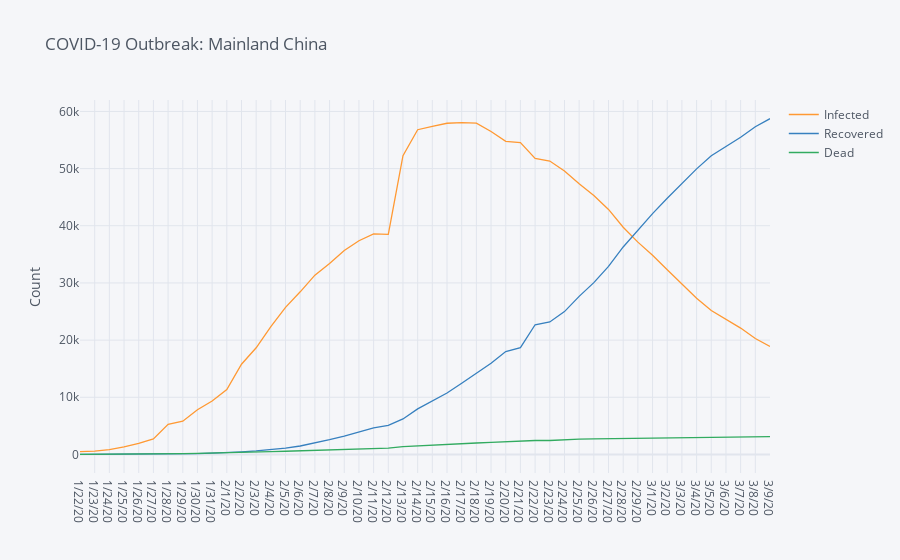
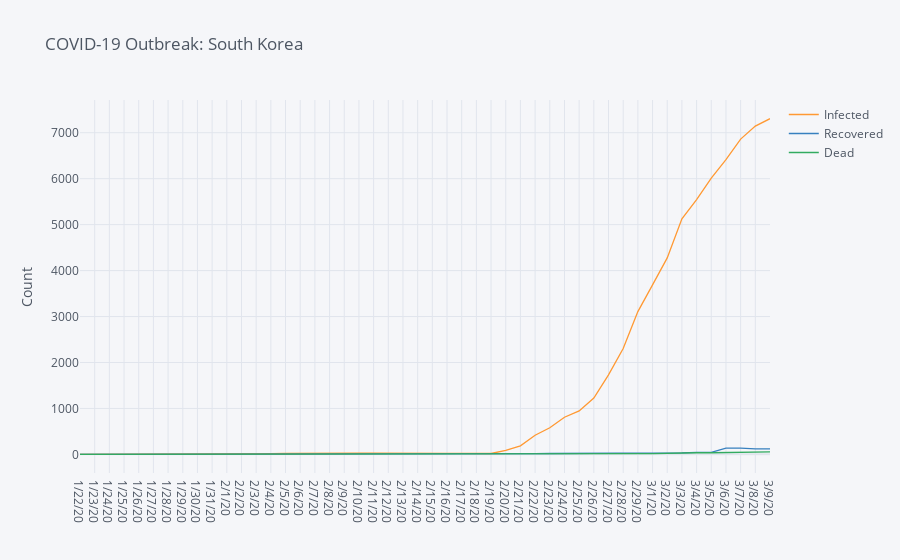
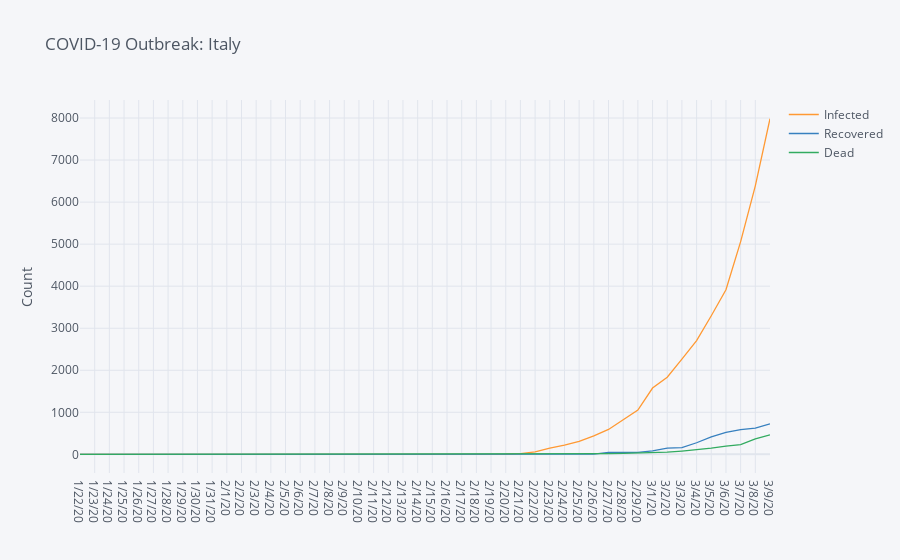
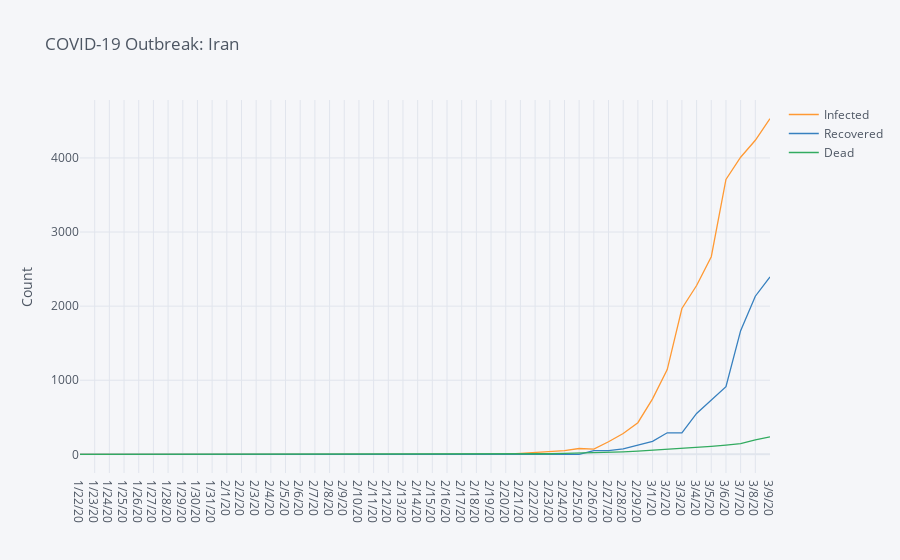

These figures' notebook cell, in order:
### Code cell
for c in list(confirmed.T.sum().sort_values(ascending=False).head(10).index):
    sird_plot(c, pop_prop=False)

### Figure 1 — Plotly figure (JSON) as saved in the notebook; plotly's stock layout.template omitted (floating-point values rounded to 4 significant figures)
{"data": [{"line": {"color": "rgba(255, 153, 51, 1.0)", "dash": "solid", "shape": "linear", "width": 1.3}, "mode": "lines", "name": "Infected", "text": "", "type": "scatter", "x": ["1/22/20", "1/23/20", "1/24/20", "1/25/20", "1/26/20", "1/27/20", "1/28/20", "1/29/20", "1/30/20", "1/31/20", "2/1/20", "2/2/20", "2/3/20", "2/4/20", "2/5/20", "2/6/20", "2/7/20", "2/8/20", "2/9/20", "2/10/20", "2/11/20", "2/12/20", "2/13/20", "2/14/20", "2/15/20", "2/16/20", "2/17/20", "2/18/20", "2/19/20", "2/20/20", "2/21/20", "2/22/20", "2/23/20", "2/24/20", "2/25/20", "2/26/20", "2/27/20", "2/28/20", "2/29/20", "3/1/20", "3/2/20", "3/3/20", "3/4/20", "3/5/20", "3/6/20", "3/7/20", "3/8/20", "3/9/20"], "y": [502, 591, 854, 1318, 1957, 2723, 5262, 5817, 7818, 9356, 11337, 15783, 18654, 22347, 25732, 28445, 31360, 33379, 35668, 37378, 38581, 38504, 52251, 56799, 57391, 57933, 58046, 57938, 56480, 54761, 54543, 51794, 51325, 49569, 47347, 45297, 42856, 39745, 37137, 34838, 32304, 29802, 27335, 25169, 23643, 22104, 20282, 18880]}, {"line": {"color": "rgba(55, 128, 191, 1.0)", "dash": "solid", "shape": "linear", "width": 1.3}, "mode": "lines", "name": "Recovered", "text": "", "type": "scatter", "x": ["1/22/20", "1/23/20", "1/24/20", "1/25/20", "1/26/20", "1/27/20", "1/28/20", "1/29/20", "1/30/20", "1/31/20", "2/1/20", "2/2/20", "2/3/20", "2/4/20", "2/5/20", "2/6/20", "2/7/20", "2/8/20", "2/9/20", "2/10/20", "2/11/20", "2/12/20", "2/13/20", "2/14/20", "2/15/20", "2/16/20", "2/17/20", "2/18/20", "2/19/20", "2/20/20", "2/21/20", "2/22/20", "2/23/20", "2/24/20", "2/25/20", "2/26/20", "2/27/20", "2/28/20", "2/29/20", "3/1/20", "3/2/20", "3/3/20", "3/4/20", "3/5/20", "3/6/20", "3/7/20", "3/8/20", "3/9/20"], "y": [28, 30, 36, 39, 49, 58, 101, 120, 135, 214, 275, 463, 614, 843, 1115, 1476, 1998, 2595, 3218, 3917, 4635, 5079, 6213, 7973, 9294, 10748, 12455, 14199, 15952, 18002, 18693, 22687, 23170, 24990, 27650, 30053, 32898, 36291, 39279, 42118, 44810, 47404, 49955, 52240, 53888, 55478, 57320, 58735]}, {"line": {"color": "rgba(50, 171, 96, 1.0)", "dash": "solid", "shape": "linear", "width": 1.3}, "mode": "lines", "name": "Dead", "text": "", "type": "scatter", "x": ["1/22/20", "1/23/20", "1/24/20", "1/25/20", "1/26/20", "1/27/20", "1/28/20", "1/29/20", "1/30/20", "1/31/20", "2/1/20", "2/2/20", "2/3/20", "2/4/20", "2/5/20", "2/6/20", "2/7/20", "2/8/20", "2/9/20", "2/10/20", "2/11/20", "2/12/20", "2/13/20", "2/14/20", "2/15/20", "2/16/20", "2/17/20", "2/18/20", "2/19/20", "2/20/20", "2/21/20", "2/22/20", "2/23/20", "2/24/20", "2/25/20", "2/26/20", "2/27/20", "2/28/20", "2/29/20", "3/1/20", "3/2/20", "3/3/20", "3/4/20", "3/5/20", "3/6/20", "3/7/20", "3/8/20", "3/9/20"], "y": [17, 18, 26, 42, 56, 82, 131, 133, 171, 213, 259, 361, 425, 490, 562, 632, 717, 804, 904, 1011, 1111, 1116, 1368, 1520, 1662, 1765, 1863, 2002, 2114, 2236, 2236, 2441, 2443, 2593, 2663, 2715, 2744, 2788, 2835, 2870, 2912, 2945, 2981, 3013, 3042, 3070, 3097, 3120]}], "layout": {"legend": {"bgcolor": "#F5F6F9", "font": {"color": "#4D5663"}}, "paper_bgcolor": "#F5F6F9", "plot_bgcolor": "#F5F6F9", "title": {"font": {"color": "#4D5663"}, "text": "COVID-19 Outbreak: Mainland China"}, "xaxis": {"gridcolor": "#E1E5ED", "showgrid": true, "tickfont": {"color": "#4D5663"}, "title": {"font": {"color": "#4D5663"}, "text": ""}, "zerolinecolor": "#E1E5ED"}, "yaxis": {"gridcolor": "#E1E5ED", "showgrid": true, "tickfont": {"color": "#4D5663"}, "title": {"font": {"color": "#4D5663"}, "text": "Count"}, "zerolinecolor": "#E1E5ED"}}}

### Figure 2 — Plotly figure (JSON) as saved in the notebook; plotly's stock layout.template omitted (floating-point values rounded to 4 significant figures)
{"data": [{"line": {"color": "rgba(255, 153, 51, 1.0)", "dash": "solid", "shape": "linear", "width": 1.3}, "mode": "lines", "name": "Infected", "text": "", "type": "scatter", "x": ["1/22/20", "1/23/20", "1/24/20", "1/25/20", "1/26/20", "1/27/20", "1/28/20", "1/29/20", "1/30/20", "1/31/20", "2/1/20", "2/2/20", "2/3/20", "2/4/20", "2/5/20", "2/6/20", "2/7/20", "2/8/20", "2/9/20", "2/10/20", "2/11/20", "2/12/20", "2/13/20", "2/14/20", "2/15/20", "2/16/20", "2/17/20", "2/18/20", "2/19/20", "2/20/20", "2/21/20", "2/22/20", "2/23/20", "2/24/20", "2/25/20", "2/26/20", "2/27/20", "2/28/20", "2/29/20", "3/1/20", "3/2/20", "3/3/20", "3/4/20", "3/5/20", "3/6/20", "3/7/20", "3/8/20", "3/9/20"], "y": [1, 1, 2, 2, 3, 4, 4, 4, 4, 11, 12, 15, 15, 16, 19, 23, 23, 23, 22, 24, 25, 21, 21, 21, 19, 20, 20, 19, 19, 87, 186, 415, 578, 807, 945, 1227, 1731, 2302, 3107, 3689, 4277, 5128, 5545, 6012, 6416, 6862, 7146, 7307]}, {"line": {"color": "rgba(55, 128, 191, 1.0)", "dash": "solid", "shape": "linear", "width": 1.3}, "mode": "lines", "name": "Recovered", "text": "", "type": "scatter", "x": ["1/22/20", "1/23/20", "1/24/20", "1/25/20", "1/26/20", "1/27/20", "1/28/20", "1/29/20", "1/30/20", "1/31/20", "2/1/20", "2/2/20", "2/3/20", "2/4/20", "2/5/20", "2/6/20", "2/7/20", "2/8/20", "2/9/20", "2/10/20", "2/11/20", "2/12/20", "2/13/20", "2/14/20", "2/15/20", "2/16/20", "2/17/20", "2/18/20", "2/19/20", "2/20/20", "2/21/20", "2/22/20", "2/23/20", "2/24/20", "2/25/20", "2/26/20", "2/27/20", "2/28/20", "2/29/20", "3/1/20", "3/2/20", "3/3/20", "3/4/20", "3/5/20", "3/6/20", "3/7/20", "3/8/20", "3/9/20"], "y": [0, 0, 0, 0, 0, 0, 0, 0, 0, 0, 0, 0, 0, 0, 0, 0, 1, 1, 3, 3, 3, 7, 7, 7, 9, 9, 10, 12, 12, 16, 16, 16, 18, 18, 22, 22, 22, 22, 27, 30, 30, 30, 41, 41, 135, 135, 118, 118]}, {"line": {"color": "rgba(50, 171, 96, 1.0)", "dash": "solid", "shape": "linear", "width": 1.3}, "mode": "lines", "name": "Dead", "text": "", "type": "scatter", "x": ["1/22/20", "1/23/20", "1/24/20", "1/25/20", "1/26/20", "1/27/20", "1/28/20", "1/29/20", "1/30/20", "1/31/20", "2/1/20", "2/2/20", "2/3/20", "2/4/20", "2/5/20", "2/6/20", "2/7/20", "2/8/20", "2/9/20", "2/10/20", "2/11/20", "2/12/20", "2/13/20", "2/14/20", "2/15/20", "2/16/20", "2/17/20", "2/18/20", "2/19/20", "2/20/20", "2/21/20", "2/22/20", "2/23/20", "2/24/20", "2/25/20", "2/26/20", "2/27/20", "2/28/20", "2/29/20", "3/1/20", "3/2/20", "3/3/20", "3/4/20", "3/5/20", "3/6/20", "3/7/20", "3/8/20", "3/9/20"], "y": [0, 0, 0, 0, 0, 0, 0, 0, 0, 0, 0, 0, 0, 0, 0, 0, 0, 0, 0, 0, 0, 0, 0, 0, 0, 0, 0, 0, 0, 1, 2, 2, 6, 8, 10, 12, 13, 13, 16, 17, 28, 28, 35, 35, 42, 44, 50, 53]}], "layout": {"legend": {"bgcolor": "#F5F6F9", "font": {"color": "#4D5663"}}, "paper_bgcolor": "#F5F6F9", "plot_bgcolor": "#F5F6F9", "title": {"font": {"color": "#4D5663"}, "text": "COVID-19 Outbreak: South Korea"}, "xaxis": {"gridcolor": "#E1E5ED", "showgrid": true, "tickfont": {"color": "#4D5663"}, "title": {"font": {"color": "#4D5663"}, "text": ""}, "zerolinecolor": "#E1E5ED"}, "yaxis": {"gridcolor": "#E1E5ED", "showgrid": true, "tickfont": {"color": "#4D5663"}, "title": {"font": {"color": "#4D5663"}, "text": "Count"}, "zerolinecolor": "#E1E5ED"}}}

### Figure 3 — Plotly figure (JSON) as saved in the notebook; plotly's stock layout.template omitted (floating-point values rounded to 4 significant figures)
{"data": [{"line": {"color": "rgba(255, 153, 51, 1.0)", "dash": "solid", "shape": "linear", "width": 1.3}, "mode": "lines", "name": "Infected", "text": "", "type": "scatter", "x": ["1/22/20", "1/23/20", "1/24/20", "1/25/20", "1/26/20", "1/27/20", "1/28/20", "1/29/20", "1/30/20", "1/31/20", "2/1/20", "2/2/20", "2/3/20", "2/4/20", "2/5/20", "2/6/20", "2/7/20", "2/8/20", "2/9/20", "2/10/20", "2/11/20", "2/12/20", "2/13/20", "2/14/20", "2/15/20", "2/16/20", "2/17/20", "2/18/20", "2/19/20", "2/20/20", "2/21/20", "2/22/20", "2/23/20", "2/24/20", "2/25/20", "2/26/20", "2/27/20", "2/28/20", "2/29/20", "3/1/20", "3/2/20", "3/3/20", "3/4/20", "3/5/20", "3/6/20", "3/7/20", "3/8/20", "3/9/20"], "y": [0, 0, 0, 0, 0, 0, 0, 0, 0, 2, 2, 2, 2, 2, 2, 2, 3, 3, 3, 3, 3, 3, 3, 3, 3, 3, 3, 3, 3, 3, 19, 59, 150, 221, 311, 438, 593, 821, 1053, 1577, 1835, 2263, 2706, 3296, 3916, 5061, 6387, 7985]}, {"line": {"color": "rgba(55, 128, 191, 1.0)", "dash": "solid", "shape": "linear", "width": 1.3}, "mode": "lines", "name": "Recovered", "text": "", "type": "scatter", "x": ["1/22/20", "1/23/20", "1/24/20", "1/25/20", "1/26/20", "1/27/20", "1/28/20", "1/29/20", "1/30/20", "1/31/20", "2/1/20", "2/2/20", "2/3/20", "2/4/20", "2/5/20", "2/6/20", "2/7/20", "2/8/20", "2/9/20", "2/10/20", "2/11/20", "2/12/20", "2/13/20", "2/14/20", "2/15/20", "2/16/20", "2/17/20", "2/18/20", "2/19/20", "2/20/20", "2/21/20", "2/22/20", "2/23/20", "2/24/20", "2/25/20", "2/26/20", "2/27/20", "2/28/20", "2/29/20", "3/1/20", "3/2/20", "3/3/20", "3/4/20", "3/5/20", "3/6/20", "3/7/20", "3/8/20", "3/9/20"], "y": [0, 0, 0, 0, 0, 0, 0, 0, 0, 0, 0, 0, 0, 0, 0, 0, 0, 0, 0, 0, 0, 0, 0, 0, 0, 0, 0, 0, 0, 0, 0, 1, 2, 1, 1, 3, 45, 46, 46, 83, 149, 160, 276, 414, 523, 589, 622, 724]}, {"line": {"color": "rgba(50, 171, 96, 1.0)", "dash": "solid", "shape": "linear", "width": 1.3}, "mode": "lines", "name": "Dead", "text": "", "type": "scatter", "x": ["1/22/20", "1/23/20", "1/24/20", "1/25/20", "1/26/20", "1/27/20", "1/28/20", "1/29/20", "1/30/20", "1/31/20", "2/1/20", "2/2/20", "2/3/20", "2/4/20", "2/5/20", "2/6/20", "2/7/20", "2/8/20", "2/9/20", "2/10/20", "2/11/20", "2/12/20", "2/13/20", "2/14/20", "2/15/20", "2/16/20", "2/17/20", "2/18/20", "2/19/20", "2/20/20", "2/21/20", "2/22/20", "2/23/20", "2/24/20", "2/25/20", "2/26/20", "2/27/20", "2/28/20", "2/29/20", "3/1/20", "3/2/20", "3/3/20", "3/4/20", "3/5/20", "3/6/20", "3/7/20", "3/8/20", "3/9/20"], "y": [0, 0, 0, 0, 0, 0, 0, 0, 0, 0, 0, 0, 0, 0, 0, 0, 0, 0, 0, 0, 0, 0, 0, 0, 0, 0, 0, 0, 0, 0, 1, 2, 3, 7, 10, 12, 17, 21, 29, 34, 52, 79, 107, 148, 197, 233, 366, 463]}], "layout": {"legend": {"bgcolor": "#F5F6F9", "font": {"color": "#4D5663"}}, "paper_bgcolor": "#F5F6F9", "plot_bgcolor": "#F5F6F9", "title": {"font": {"color": "#4D5663"}, "text": "COVID-19 Outbreak: Italy"}, "xaxis": {"gridcolor": "#E1E5ED", "showgrid": true, "tickfont": {"color": "#4D5663"}, "title": {"font": {"color": "#4D5663"}, "text": ""}, "zerolinecolor": "#E1E5ED"}, "yaxis": {"gridcolor": "#E1E5ED", "showgrid": true, "tickfont": {"color": "#4D5663"}, "title": {"font": {"color": "#4D5663"}, "text": "Count"}, "zerolinecolor": "#E1E5ED"}}}

### Figure 4 — Plotly figure (JSON) as saved in the notebook; plotly's stock layout.template omitted (floating-point values rounded to 4 significant figures)
{"data": [{"line": {"color": "rgba(255, 153, 51, 1.0)", "dash": "solid", "shape": "linear", "width": 1.3}, "mode": "lines", "name": "Infected", "text": "", "type": "scatter", "x": ["1/22/20", "1/23/20", "1/24/20", "1/25/20", "1/26/20", "1/27/20", "1/28/20", "1/29/20", "1/30/20", "1/31/20", "2/1/20", "2/2/20", "2/3/20", "2/4/20", "2/5/20", "2/6/20", "2/7/20", "2/8/20", "2/9/20", "2/10/20", "2/11/20", "2/12/20", "2/13/20", "2/14/20", "2/15/20", "2/16/20", "2/17/20", "2/18/20", "2/19/20", "2/20/20", "2/21/20", "2/22/20", "2/23/20", "2/24/20", "2/25/20", "2/26/20", "2/27/20", "2/28/20", "2/29/20", "3/1/20", "3/2/20", "3/3/20", "3/4/20", "3/5/20", "3/6/20", "3/7/20", "3/8/20", "3/9/20"], "y": [0, 0, 0, 0, 0, 0, 0, 0, 0, 0, 0, 0, 0, 0, 0, 0, 0, 0, 0, 0, 0, 0, 0, 0, 0, 0, 0, 0, 0, 3, 14, 23, 35, 49, 79, 71, 170, 281, 427, 749, 1144, 1968, 2278, 2667, 3710, 4009, 4238, 4530]}, {"line": {"color": "rgba(55, 128, 191, 1.0)", "dash": "solid", "shape": "linear", "width": 1.3}, "mode": "lines", "name": "Recovered", "text": "", "type": "scatter", "x": ["1/22/20", "1/23/20", "1/24/20", "1/25/20", "1/26/20", "1/27/20", "1/28/20", "1/29/20", "1/30/20", "1/31/20", "2/1/20", "2/2/20", "2/3/20", "2/4/20", "2/5/20", "2/6/20", "2/7/20", "2/8/20", "2/9/20", "2/10/20", "2/11/20", "2/12/20", "2/13/20", "2/14/20", "2/15/20", "2/16/20", "2/17/20", "2/18/20", "2/19/20", "2/20/20", "2/21/20", "2/22/20", "2/23/20", "2/24/20", "2/25/20", "2/26/20", "2/27/20", "2/28/20", "2/29/20", "3/1/20", "3/2/20", "3/3/20", "3/4/20", "3/5/20", "3/6/20", "3/7/20", "3/8/20", "3/9/20"], "y": [0, 0, 0, 0, 0, 0, 0, 0, 0, 0, 0, 0, 0, 0, 0, 0, 0, 0, 0, 0, 0, 0, 0, 0, 0, 0, 0, 0, 0, 0, 0, 0, 0, 0, 0, 49, 49, 73, 123, 175, 291, 291, 552, 739, 913, 1669, 2134, 2394]}, {"line": {"color": "rgba(50, 171, 96, 1.0)", "dash": "solid", "shape": "linear", "width": 1.3}, "mode": "lines", "name": "Dead", "text": "", "type": "scatter", "x": ["1/22/20", "1/23/20", "1/24/20", "1/25/20", "1/26/20", "1/27/20", "1/28/20", "1/29/20", "1/30/20", "1/31/20", "2/1/20", "2/2/20", "2/3/20", "2/4/20", "2/5/20", "2/6/20", "2/7/20", "2/8/20", "2/9/20", "2/10/20", "2/11/20", "2/12/20", "2/13/20", "2/14/20", "2/15/20", "2/16/20", "2/17/20", "2/18/20", "2/19/20", "2/20/20", "2/21/20", "2/22/20", "2/23/20", "2/24/20", "2/25/20", "2/26/20", "2/27/20", "2/28/20", "2/29/20", "3/1/20", "3/2/20", "3/3/20", "3/4/20", "3/5/20", "3/6/20", "3/7/20", "3/8/20", "3/9/20"], "y": [0, 0, 0, 0, 0, 0, 0, 0, 0, 0, 0, 0, 0, 0, 0, 0, 0, 0, 0, 0, 0, 0, 0, 0, 0, 0, 0, 0, 2, 2, 4, 5, 8, 12, 16, 19, 26, 34, 43, 54, 66, 77, 92, 107, 124, 145, 194, 237]}], "layout": {"legend": {"bgcolor": "#F5F6F9", "font": {"color": "#4D5663"}}, "paper_bgcolor": "#F5F6F9", "plot_bgcolor": "#F5F6F9", "title": {"font": {"color": "#4D5663"}, "text": "COVID-19 Outbreak: Iran"}, "xaxis": {"gridcolor": "#E1E5ED", "showgrid": true, "tickfont": {"color": "#4D5663"}, "title": {"font": {"color": "#4D5663"}, "text": ""}, "zerolinecolor": "#E1E5ED"}, "yaxis": {"gridcolor": "#E1E5ED", "showgrid": true, "tickfont": {"color": "#4D5663"}, "title": {"font": {"color": "#4D5663"}, "text": "Count"}, "zerolinecolor": "#E1E5ED"}}}
